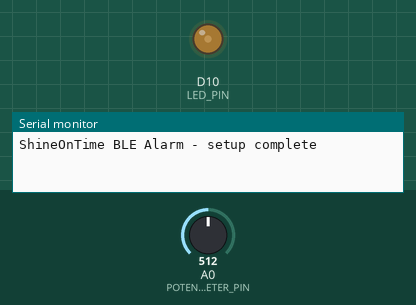
This sketch was run on a simulated Arduino MKR. Shown: output pins drawn as LEDs (lit = HIGH), the last lines printed to the serial monitor. The inputs (shaded band) are chosen by the test bench; at power-on: A0 (POTENTIOMETER_PIN) = 512 (analog values on the 0–1023 scale). Nothing arrives over Bluetooth unless stated; a phone connects over Bluetooth LE 3 s after start.

Above: at 1.2 s.
1.3 s: A0 (POTENTIOMETER_PIN) set to 716
At 2.0 s:
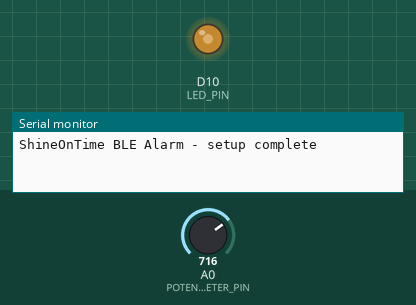
4.3 s: A0 (POTENTIOMETER_PIN) set to 900
At 5.1 s:
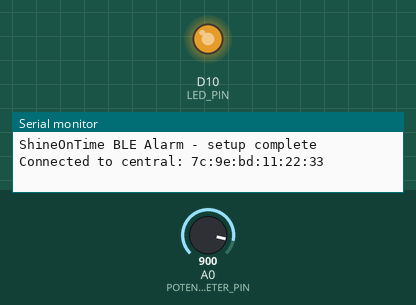
5.8 s: A0 (POTENTIOMETER_PIN) set to 0
At 6.7 s:
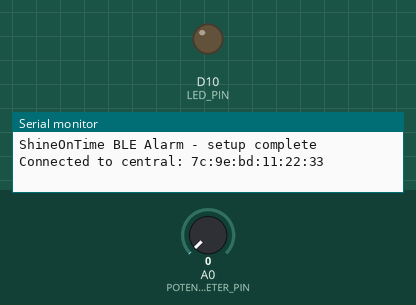
Timing chart, 0 to 8.8 s (numbered marks = the images above; inputs shaded):
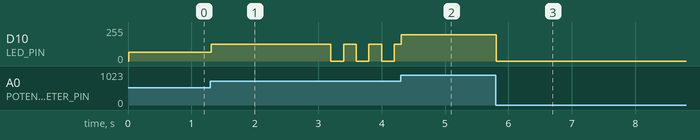

Measured:
- after the input at 4.3 s, D10 (LED_PIN): 125/255 → 198/255 at once
- after the input at 5.8 s, D10 (LED_PIN): 198/255 → 0/255 at once
- by itself, D10 (LED_PIN): repeats every 0.40 s: 0/255 0.20 s, 125/255 0.20 s

The sketch:

ShineOnTimeArduino.ino
```cpp
#include <ArduinoBLE.h>
#include <RTCZero.h>

//IO
#define LED_PIN 10
#define POTENTIOMETER_PIN A0
#define POTENTIOMETER_SAMPLE_SIZE 8

//OTHER
#define MIN_BRIGHTNESS 1
#define BRIGHTNESS_INCREMENT_DELAY_x10ms 586 //Time to turn the light fully on = t_delay x n_increments = 586x10ms x 2^8 = 25 minutes
#define BLINK_PERIOD_x10ms 20 //200ms
#define NUM_BLINKS 4 //even number
#define LOOP_PERIOD_MS 10

#define CURRENT_TIME_UUID "67112ab4-c0e4-11ed-afa1-0242ac120002"
#define ALARM_TIME_UUID "67112e06-c0e4-11ed-afa1-0242ac120002"
#define HOUR_UUID "67113022-c0e4-11ed-afa1-0242ac120002"
#define MINUTE_UUID "67113d88-c0e4-11ed-afa1-0242ac120002"
#define SECOND_UUID "671145d0-c0e4-11ed-afa1-0242ac120002"
#define ALARM_ON_UUID "67114fa0-c0e4-11ed-afa1-0242ac120002"


BLEService alarmService(ALARM_TIME_UUID);
BLEService timeService(CURRENT_TIME_UUID);

BLEUnsignedCharCharacteristic alarmHourCharacteristic(HOUR_UUID, BLERead | BLEWrite);
BLEUnsignedCharCharacteristic alarmMinuteCharacteristic(MINUTE_UUID, BLERead | BLEWrite);
BLEBoolCharacteristic         alarmOnCharacteristic(ALARM_ON_UUID, BLERead | BLEWrite);
BLEUnsignedCharCharacteristic timeHourCharacteristic(HOUR_UUID, BLERead | BLEWrite);
BLEUnsignedCharCharacteristic timeMinuteCharacteristic(MINUTE_UUID, BLERead | BLEWrite);
BLEUnsignedCharCharacteristic timeSecondCharacteristic(SECOND_UUID, BLERead | BLEWrite);

BLEDevice central;

RTCZero clock;

uint16_t pot_avg;
uint8_t brightness;

//flags
bool alarm = false;
uint8_t blink = 0;
bool connected = false;


//State-machine for controlling LED-Brightness
void brightnessControllSM(){
  enum State {CTRL_BY_POTENTIOMETER, CTRL_BY_ALARM, BLINK};
  static State state = CTRL_BY_POTENTIOMETER;
  static uint8_t num_blinks = 0;
  static uint8_t blink_brightness = 0xFF;
  uint8_t user_brightness = pot_avg*pot_avg/0xFF; //non linear scale
  switch(state){
    default:
    case State::CTRL_BY_POTENTIOMETER:
      brightness = user_brightness; //DO
      if(alarm){ //EVENT
        brightness = 0; //ACTION
        state = State::CTRL_BY_ALARM;
      }
      if(blink){
        state = State::BLINK;
        blink_brightness = brightness > 0 ? brightness : 0xFF;
      }
      break;
    case State::CTRL_BY_ALARM:
      if(     !((millis()/10)%BRIGHTNESS_INCREMENT_DELAY_x10ms)
          &&  brightness < 0xFF ){
        brightness++;
      }
      if( (user_brightness > MIN_BRIGHTNESS) || !alarm){ //EVENT
        state = State::CTRL_BY_POTENTIOMETER;
        //
        alarm = false;
      }
      if(blink){
        state = State::BLINK;
        blink_brightness = brightness > 0 ? brightness : 0xFF;
      }
      break;
    case State::BLINK:
      if(!((millis()/10)%BLINK_PERIOD_x10ms)){
        brightness = brightness > 0 ? 0 : blink_brightness;
        blink--;
      }
      if(blink == 0){
          state = alarm ? State::CTRL_BY_ALARM : CTRL_BY_POTENTIOMETER;
      }
      break;
  }

}
void alarmMatchISR(){
  alarm = true;
  clock.disableAlarm();
  alarmOnCharacteristic.writeValue(false);
}

void setup() {
  // put your setup code here, to run once:
  pinMode(LED_PIN,OUTPUT);
  analogReadResolution(8);
  Serial.begin(9600);

  clock.begin();
  clock.attachInterrupt(alarmMatchISR);

  if (!BLE.begin()) {
    Serial.println("starting Bluetooth® Low Energy module failed!");

    while (1);
  }

  // set advertised local name and service UUID:
  BLE.setLocalName("ShineOnTime");
  BLE.setAdvertisedService(alarmService);

  // add the characteristic to the service
  alarmService.addCharacteristic(alarmHourCharacteristic);
  alarmService.addCharacteristic(alarmMinuteCharacteristic);
  alarmService.addCharacteristic(alarmOnCharacteristic);

  timeService.addCharacteristic(timeHourCharacteristic);
  timeService.addCharacteristic(timeMinuteCharacteristic);
  timeService.addCharacteristic(timeSecondCharacteristic);

  // add service
  BLE.addService(alarmService);
  BLE.addService(timeService);

 // start advertising
  BLE.advertise();

  Serial.println("ShineOnTime BLE Alarm - setup complete");

}

void loop() {

  brightnessControllSM();
  analogWrite(LED_PIN, brightness);

  pot_avg = 0;
  for(int i = 0; i < POTENTIOMETER_SAMPLE_SIZE; i++){
    pot_avg += analogRead(POTENTIOMETER_PIN);
  }
  pot_avg /= POTENTIOMETER_SAMPLE_SIZE;

  if(!connected){
    central = BLE.central();
  }
  if(central){
    if(!connected){ //connection is new
      connected = true;
      Serial.print("Connected to central: ");
      // print the central's MAC address:
      Serial.println(central.address());
      // Make the Light blink to show
      blink = 6;
    }
    if(central.connected()){
      if(timeHourCharacteristic.written()){
        clock.setHours(timeHourCharacteristic.value());
      }
      if(timeMinuteCharacteristic.written()){
        clock.setMinutes(timeMinuteCharacteristic.value());
      }
      if(timeSecondCharacteristic.written()){
        clock.setSeconds(timeSecondCharacteristic.value());
      }
      if(alarmHourCharacteristic.written()){
        clock.setAlarmHours(alarmHourCharacteristic.value());
      }
      if(alarmMinuteCharacteristic.written()){
        clock.setAlarmMinutes(alarmMinuteCharacteristic.value());
      }
      if(alarmOnCharacteristic.written()){
        //Alarm enabled
        if(alarmOnCharacteristic.value()){
          Serial.println("alarm set.");
          clock.setAlarmSeconds(0);
          clock.enableAlarm(clock.MATCH_HHMMSS);
          blink = 2;
        }else{
          //Alarm disabled
          clock.disableAlarm();
          alarm = false;
          blink = 4;
        }
      }
    }else{
      connected = false;
    }
  }
  while(millis()%LOOP_PERIOD_MS); //wait till next loop
}
```
